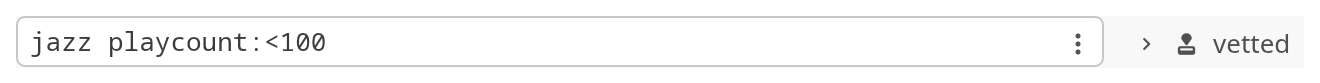
#> input picture frontend/tests/snapshots/filter_builder/preset_collapsed.png, 1320 x 83 px
$ python measure_snapshot.py ../frontend/tests/snapshots/filter_builder/preset_collapsed.png
#> lines starting #> are read from the running program, lines starting #| are printed output that depends on the picture; after the words box and inside, x2 and y2 are one past the last pixel; in counts of white or black regions, pixels touching at a corner belong together
#!/usr/bin/env python3
"""Measure egui_kittest snapshot PNGs at the pixel level.

Our frontend renders widget snapshots headlessly to PNGs under
`frontend/tests/snapshots/` (see DEVELOPMENT.md, "Visual regression tests").
When you need to *measure* one — e.g. confirm a margin is symmetric to the
pixel rather than eyeball it — this tool reads the pixels for you and reports
logical-pixel boundaries and margins, with the rendering conventions baked in:

  * PPP = 2.0          The harness renders at 2x device scale, so every PNG is
                       twice its logical size. Logical px = device px / 2.
  * Harness margin     The snapshot harness crops tightly but leaves an 8
    = 8 logical px      logical-px (16 device-px) fully transparent margin
                       around the content on every side.
  * Border gray 0xC8   A resting widget border paints #C8C8C8 (200,200,200).
  * Background          Fully transparent (alpha 0).

Pixels are classified as **background** (transparent), **border** (~#C8C8C8
gray), **fill** (the dominant opaque non-border color — usually the widget
interior), or **content** (any other opaque color: text, icons, tints).

Usage:
    scripts/measure_snapshot.py <png>                 # whole-image summary
    scripts/measure_snapshot.py <png> --row N         # horizontal scan at row N
    scripts/measure_snapshot.py <png> --col N         # vertical scan at col N
    scripts/measure_snapshot.py <png> --row N --logical   # N is in logical px
    scripts/measure_snapshot.py <png> --row N --json      # machine-readable

Coordinates (N) are **device pixels** by default — the same numbers `identify`
and `convert` report. Pass --logical to give N in logical px instead (it is
multiplied by PPP internally). With no --row/--col, prints a summary: image
size, the bounding box of all non-transparent content, the harness margin on
each side, and left/right & top/bottom symmetry checks.
"""

import argparse
import json
import sys


def _load_deps():
    """Import Pillow + NumPy lazily, with a friendly message if missing.

    Kept out of module top-level so the pure pixel-classification helpers below
    can be imported and unit-tested without these (heavier) dependencies.
    """
    try:
        import numpy as np
        from PIL import Image

        return np, Image
    except ImportError as e:  # pragma: no cover - environment guard
        sys.exit(
            f"error: {e}. This needs Pillow + NumPy. In the dev container they "
            "are preinstalled (apt python3-pil/python3-numpy); rebuild the "
            "image with `docker compose build` if `from PIL import Image` fails."
        )

# --- Baked-in rendering conventions (see module docstring). ------------------
PPP = 2.0
HARNESS_MARGIN_LOGICAL = 8.0
BORDER_GRAY = 200  # 0xC8

# Classification tolerances.
ALPHA_BG_MAX = 8      # alpha <= this -> background (transparent)
GRAY_CHROMA_MAX = 16  # max-min channel spread to still count as neutral gray
BORDER_TOL = 28       # how far each channel may sit from BORDER_GRAY
FILL_WHITE_MIN = 240  # min channel for the "near white" fast path


def dev_to_log(px):
    """Device pixels -> logical pixels (float)."""
    return px / PPP


def fmt_px(dev):
    """Format a device-pixel count as 'Ndev / M.Mlog'."""
    return f"{dev}dev / {dev_to_log(dev):.1f}log"


# [55 lines left out: functions classify, hexcolor, dominant_fill, run_length, not called in this run]


def margin_report(lead_bg, trail_bg, axis_lo, axis_hi):
    """Build a margin dict for one axis given leading/trailing background runs.

    `axis_lo`/`axis_hi` name the two sides, e.g. ("left", "right").
    """
    lo_log = dev_to_log(lead_bg)
    hi_log = dev_to_log(trail_bg)
    return {
        axis_lo: {
            "device": lead_bg,
            "logical": lo_log,
            "beyond_harness": lo_log - HARNESS_MARGIN_LOGICAL,
        },
        axis_hi: {
            "device": trail_bg,
            "logical": hi_log,
            "beyond_harness": hi_log - HARNESS_MARGIN_LOGICAL,
        },
        "symmetric": lead_bg == trail_bg,
        "skew_device": lead_bg - trail_bg,
    }


# [34 lines left out: functions lead_trail_bg, analyze_line, not called in this run]


def whole_image_summary(arr):
    import numpy as np

    h, w = arr.shape[:2]
    opaque = arr[:, :, 3] > ALPHA_BG_MAX
    if not opaque.any():
        return {"empty": True, "width": w, "height": h}
    rows = np.where(opaque.any(axis=1))[0]
    cols = np.where(opaque.any(axis=0))[0]
    top, bottom = int(rows[0]), int(rows[-1])
    left, right = int(cols[0]), int(cols[-1])
    left_m, right_m = left, w - 1 - right
    top_m, bottom_m = top, h - 1 - bottom
    return {
        "width": w,
        "height": h,
        "width_logical": dev_to_log(w),
        "height_logical": dev_to_log(h),
        "content_bbox": {
            "left": left,
            "top": top,
            "right": right,
            "bottom": bottom,
            "width_device": right - left + 1,
            "height_device": bottom - top + 1,
        },
        "margins": {
            **margin_report(left_m, right_m, "left", "right"),
            **{
                "top": margin_report(top_m, bottom_m, "top", "bottom")["top"],
                "bottom": margin_report(top_m, bottom_m, "top", "bottom")[
                    "bottom"
                ],
                "vertical_symmetric": top_m == bottom_m,
                "vertical_skew_device": top_m - bottom_m,
            },
        },
    }


# [8 lines left out: function resolve_index, not called in this run]


# --- Pretty-printers ---------------------------------------------------------
def print_summary(s):
    if s.get("empty"):
        print(f"{s['width']}x{s['height']} device — fully transparent (no content)")
        return
    print(
        f"Image: {s['width']}x{s['height']} device "
        f"({s['width_logical']:.1f}x{s['height_logical']:.1f} logical, PPP={PPP})"
    )
    b = s["content_bbox"]
    print(
        f"Content bbox (device): x {b['left']}..{b['right']}  "
        f"y {b['top']}..{b['bottom']}  "
        f"({b['width_device']}x{b['height_device']})"
    )
    m = s["margins"]
    print("Harness margins (logical; 'beyond' = past the 8.0 harness margin):")
    for side in ("left", "right", "top", "bottom"):
        d = m[side]
        print(
            f"  {side:<6} {d['logical']:>6.1f} log "
            f"({d['device']}dev, beyond harness {d['beyond_harness']:+.1f})"
        )
    hsym = "symmetric ✓" if m["symmetric"] else f"SKEWED {m['skew_device']:+d}dev ✗"
    vsym = (
        "symmetric ✓"
        if m["vertical_symmetric"]
        else f"SKEWED {m['vertical_skew_device']:+d}dev ✗"
    )
    print(f"  left/right:  {hsym}")
    print(f"  top/bottom:  {vsym}")


# [24 lines left out: function print_line, not called in this run]


def main():
    p = argparse.ArgumentParser(
        description="Measure egui_kittest snapshot PNGs (PPP=2, 8px harness "
        "margin, border #C8C8C8 baked in).",
        formatter_class=argparse.RawDescriptionHelpFormatter,
        epilog=__doc__,
    )
    p.add_argument("png", help="path to the snapshot PNG")
    p.add_argument("--row", type=float, help="horizontal scan at this row")
    p.add_argument("--col", type=float, help="vertical scan at this column")
    p.add_argument(
        "--logical",
        action="store_true",
        help="interpret --row/--col as logical px (multiplied by PPP)",
    )
    p.add_argument("--json", action="store_true", help="machine-readable output")
    args = p.parse_args()

    np, Image = _load_deps()
    img = Image.open(args.png).convert("RGBA")
#> img is the input picture: PIL image 1320x83 RGBA; mean R, G, B, A 149.5, 149.5, 149.5, 155.9
    arr = np.asarray(img)
    h, w = arr.shape[:2]
#> h = 83; w = 1320

    out = {}
    did_line = False
    if args.row is not None:
        y = resolve_index(args.row, args.logical, h, "row")
        line = [tuple(px) for px in arr[y]]
        info = analyze_line(line, "left", "right")
        out["row"] = {"index": y, **info}
        if not args.json:
            print_line(y, args.logical, info, "left", "right", "Row")
        did_line = True
    if args.col is not None:
        x = resolve_index(args.col, args.logical, w, "col")
        line = [tuple(px) for px in arr[:, x]]
        info = analyze_line(line, "top", "bottom")
        out["col"] = {"index": x, **info}
        if not args.json:
            if did_line:
                print()
            print_line(x, args.logical, info, "top", "bottom", "Col")
        did_line = True

    if not did_line:
        summary = whole_image_summary(arr)
#> in whole_image_summary, `opaque = arr[:, :, 3] > ALPHA_BG_MAX`:
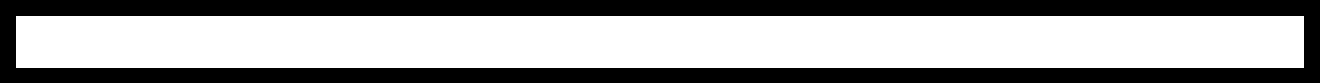
#> opaque: shape (83, 1320) bool; 61.1% white; 1 black region, box (x1, y1, x2, y2) and area: (0, 0, 1320, 83) 42584
#> in whole_image_summary, `rows = np.where(opaque.any(axis=1))[0]`: rows = 52 values from 16 to 67
#> in whole_image_summary, `cols = np.where(opaque.any(axis=0))[0]`: cols = 1288 values from 16 to 1303
#> in whole_image_summary, `top, bottom = int(rows[0]), int(rows[-1])`: top = 16; bottom = 67
#> in whole_image_summary, `left, right = int(cols[0]), int(cols[-1])`: left = 16; right = 1303
#> in whole_image_summary, `left_m, right_m = left, w - 1 - right`: left_m = 16
#> in whole_image_summary, `top_m, bottom_m = top, h - 1 - bottom`: bottom_m = 15
#> in margin_report, `lo_log = dev_to_log(lead_bg)`: lo_log = 8
#> summary = 6 items
        out["summary"] = summary
        if not args.json:
            print_summary(summary)
#| Image: 1320x83 device (660.0x41.5 logical, PPP=2.0)
#> in print_summary, `b = s["content_bbox"]`: b = {'left': 16, 'top': 16, 'right': 1303, 'bottom': 67, 'width_device': 1288, 'height_device': 52}
#| Content bbox (device): x 16..1303  y 16..67  (1288x52)
#> in print_summary, `m = s["margins"]`: m = 8 items
#> the loop in print_summary, `for side in ("left", "right", "top", "bottom"):` made 4 passes
#> d on passes 1 to 4: {'device': 16, 'logical': 8, 'beyond_harness': 0}, {'device': 16, 'logical': 8, 'beyond_harness': 0}, {'device': 16, 'logical': 8, 'beyond_harness': 0}, {'device': 15, 'logical': 7.5, 'beyond_harness': -0.5}
#|   left      8.0 log (16dev, beyond harness +0.0)
#|   right     8.0 log (16dev, beyond harness +0.0)
#|   top       8.0 log (16dev, beyond harness +0.0)
#|   bottom    7.5 log (15dev, beyond harness -0.5)
#> in print_summary, `hsym = "symmetric ✓" if m["symmetric"] else f"SKEWED {m['skew_device']..`: hsym = 'symmetric ✓'
#> in print_summary, `vsym = ( "symmetric ✓" if m["vertical_symmetric"] else f"SKEWED {m['ve..`: vsym = 'SKEWED +1dev ✗'
#|   left/right:  symmetric ✓
#|   top/bottom:  SKEWED +1dev ✗

    if args.json:
        json.dump(out, sys.stdout, indent=2)
        print()


if __name__ == "__main__":
    main()

$ run again, on frontend/tests/snapshots/filter_builder/preset_expanded_narrow.png
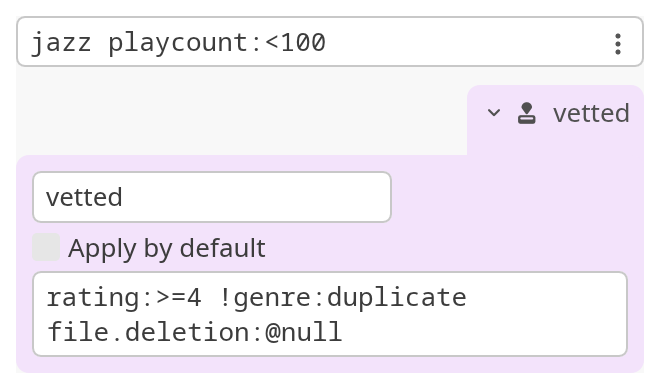
#> input picture frontend/tests/snapshots/filter_builder/preset_expanded_narrow.png, 660 x 388 px
#> in main, img is the input picture: PIL image 660x388 RGBA; mean R, G, B, A 211.9, 207.1, 214.3, 223.3
#> in whole_image_summary, `opaque = arr[:, :, 3] > ALPHA_BG_MAX`:
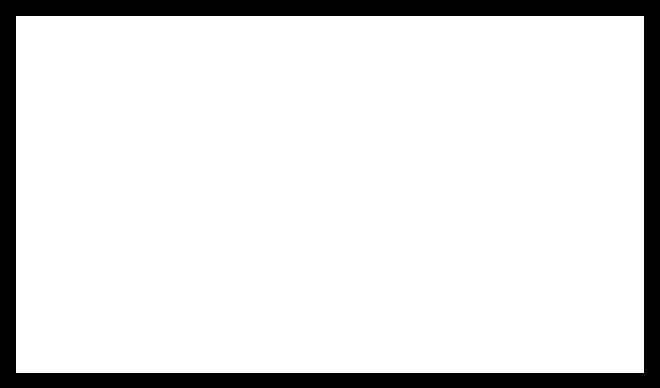
#> opaque: shape (388, 660) bool; 87.5% white; 1 black region, box (x1, y1, x2, y2) and area: (0, 0, 660, 388) 31884
#> rows = 357 values from 16 to 372
#> cols = 628 values from 16 to 643
#> top = 16; bottom = 372
#> left = 16; right = 643
#> left_m = 16
#> bottom_m = 15
#> lo_log = 8
#> summary = 6 items
#| Image: 660x388 device (330.0x194.0 logical, PPP=2.0)
#> b = {'left': 16, 'top': 16, 'right': 643, 'bottom': 372, 'width_device': 628, 'height_device': 357}
#| Content bbox (device): x 16..643  y 16..372  (628x357)
#> m = 8 items
#> the loop in print_summary, `for side in ("left", "right", "top", "bottom"):` made 4 passes
#> d on passes 1 to 4: {'device': 16, 'logical': 8, 'beyond_harness': 0}, {'device': 16, 'logical': 8, 'beyond_harness': 0}, {'device': 16, 'logical': 8, 'beyond_harness': 0}, {'device': 15, 'logical': 7.5, 'beyond_harness': -0.5}
#> (printed output is left out)
#> hsym = 'symmetric ✓'
#> vsym = 'SKEWED +1dev ✗'
#|   left/right:  symmetric ✓
#|   top/bottom:  SKEWED +1dev ✗

$ run again, on frontend/tests/snapshots/filter_builder/preset_unsaved_default.png
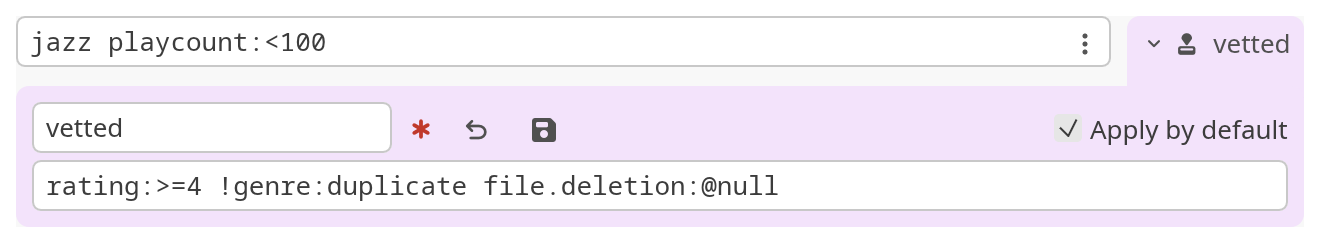
#> input picture frontend/tests/snapshots/filter_builder/preset_unsaved_default.png, 1320 x 243 px
#> in main, img is the input picture: PIL image 1320x243 RGBA; mean R, G, B, A 205.1, 199.6, 207.7, 216.1
#> in whole_image_summary, `opaque = arr[:, :, 3] > ALPHA_BG_MAX`:
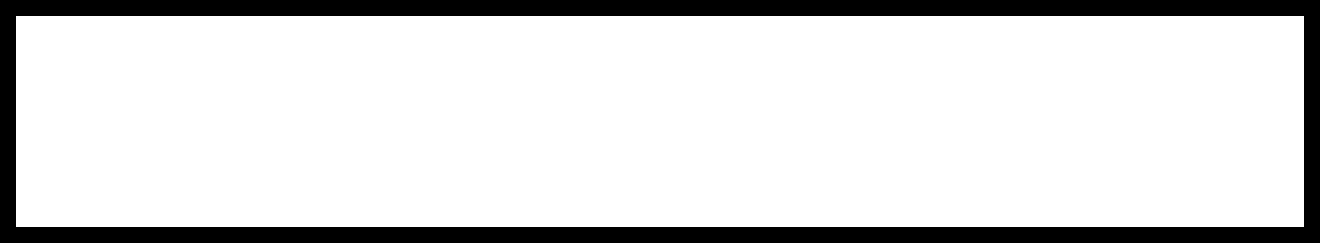
#> opaque: shape (243, 1320) bool; 84.7% white; 1 black region, box (x1, y1, x2, y2) and area: (0, 0, 1320, 243) 48992
#> rows = 211 values from 16 to 226
#> cols = 1288 values from 16 to 1303
#> top = 16; bottom = 226
#> left = 16; right = 1303
#> left_m = 16
#> lo_log = 8
#> summary = 6 items
#| Image: 1320x243 device (660.0x121.5 logical, PPP=2.0)
#> b = {'left': 16, 'top': 16, 'right': 1303, 'bottom': 226, 'width_device': 1288, 'height_device': 211}
#| Content bbox (device): x 16..1303  y 16..226  (1288x211)
#> m = 8 items
#> the loop in print_summary, `for side in ("left", "right", "top", "bottom"):` made 4 passes
#|   left      8.0 log (16dev, beyond harness +0.0)
#|   right     8.0 log (16dev, beyond harness +0.0)
#|   top       8.0 log (16dev, beyond harness +0.0)
#|   bottom    8.0 log (16dev, beyond harness +0.0)
#> hsym = 'symmetric ✓'
#|   left/right:  symmetric ✓
#|   top/bottom:  symmetric ✓

$ run again, on frontend/tests/snapshots/filter_builder/preset_unsaved_rename_narrow.png
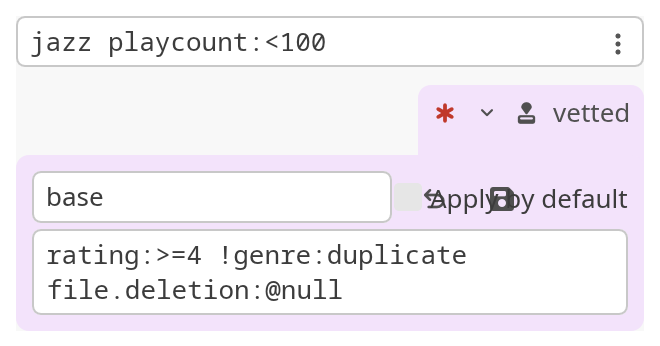
#> input picture frontend/tests/snapshots/filter_builder/preset_unsaved_rename_narrow.png, 660 x 346 px
#> in main, img is the input picture: PIL image 660x346 RGBA; mean R, G, B, A 209.2, 205.3, 210.9, 220.9
#> in whole_image_summary, `opaque = arr[:, :, 3] > ALPHA_BG_MAX`:
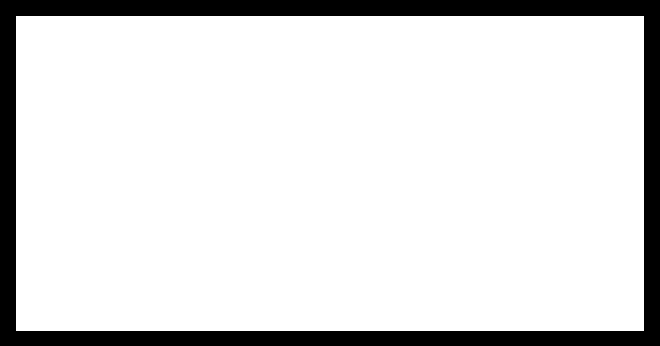
#> opaque: shape (346, 660) bool; 86.6% white; 1 black region, box (x1, y1, x2, y2) and area: (0, 0, 660, 346) 30540
#> rows = 315 values from 16 to 330
#> cols = 628 values from 16 to 643
#> top = 16; bottom = 330
#> left = 16; right = 643
#> left_m = 16
#> bottom_m = 15
#> lo_log = 8
#> summary = 6 items
#| Image: 660x346 device (330.0x173.0 logical, PPP=2.0)
#> b = {'left': 16, 'top': 16, 'right': 643, 'bottom': 330, 'width_device': 628, 'height_device': 315}
#| Content bbox (device): x 16..643  y 16..330  (628x315)
#> m = 8 items
#> the loop in print_summary, `for side in ("left", "right", "top", "bottom"):` made 4 passes
#> d on passes 1 to 4: {'device': 16, 'logical': 8, 'beyond_harness': 0}, {'device': 16, 'logical': 8, 'beyond_harness': 0}, {'device': 16, 'logical': 8, 'beyond_harness': 0}, {'device': 15, 'logical': 7.5, 'beyond_harness': -0.5}
#> (printed output is left out)
#> hsym = 'symmetric ✓'
#> vsym = 'SKEWED +1dev ✗'
#|   left/right:  symmetric ✓
#|   top/bottom:  SKEWED +1dev ✗
